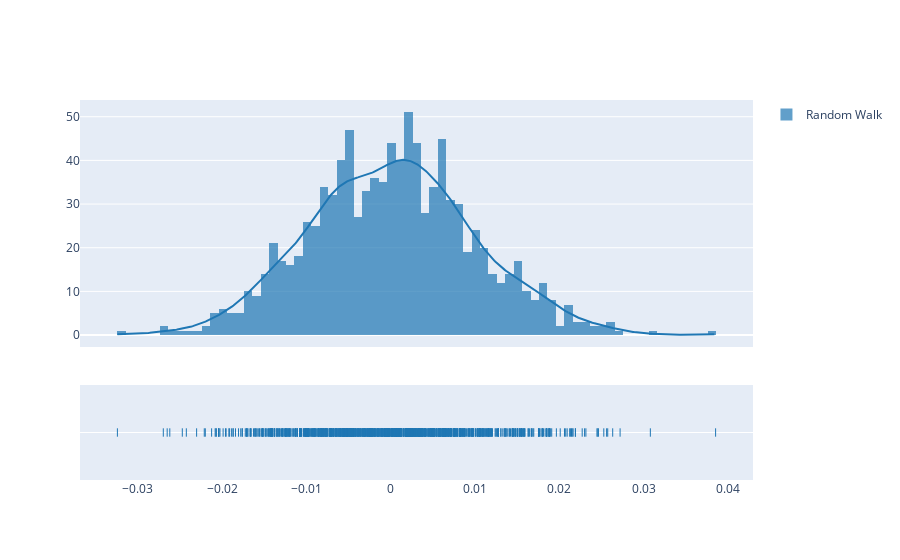

Notebook code for this chart:
### Code cell
fig = ff.create_distplot([random_walk], ['Random Walk'], bin_size=0.001)
iplot(fig, filename='Basic Distplot')

### Figure 1 — Plotly figure (JSON) as saved in the notebook; plotly's stock layout.template omitted (floating-point values rounded to 4 significant figures; data arrays with more than 128 entries replaced by an {"elided": "..."} marker saying what was removed)
{"data": [{"autobinx": false, "histnorm": "probability density", "legendgroup": "Random Walk", "marker": {"color": "rgb(31, 119, 180)"}, "name": "Random Walk", "opacity": 0.7, "type": "histogram", "x": {"elided": "1000 float values"}, "xaxis": "x", "xbins": {"end": 0.03853, "size": 0.001, "start": -0.03241}, "yaxis": "y"}, {"legendgroup": "Random Walk", "marker": {"color": "rgb(31, 119, 180)"}, "mode": "lines", "name": "Random Walk", "showlegend": false, "type": "scatter", "x": {"elided": "500 float values"}, "xaxis": "x", "y": {"elided": "500 float values"}, "yaxis": "y"}, {"legendgroup": "Random Walk", "marker": {"color": "rgb(31, 119, 180)", "symbol": "line-ns-open"}, "mode": "markers", "name": "Random Walk", "showlegend": false, "type": "scatter", "x": {"elided": "1000 float values"}, "xaxis": "x", "y": {"elided": "1000 str values"}, "yaxis": "y2"}], "layout": {"barmode": "overlay", "hovermode": "closest", "legend": {"traceorder": "reversed"}, "xaxis": {"anchor": "y2", "domain": [0, 1], "zeroline": false}, "yaxis": {"anchor": "free", "domain": [0.35, 1], "position": 0}, "yaxis2": {"anchor": "x", "domain": [0, 0.25], "dtick": 1, "showticklabels": false}}}
